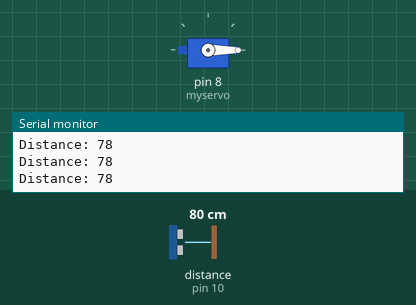
Recording of a sketch running on a simulated Arduino Uno, built with avr-gcc and run on an emulated ATmega328P. On the bench: servo, the last lines printed to the serial monitor. Wiring (inferred from the names in the program): ultrasonic range finder: trigger pin 9; echo pin 10. Inputs (shaded band) come from the test bench; at power-on: distance to the obstacle (sensor on pin 10) 80 cm. The echo pulse lasts 58.3 µs per cm.

Above: at 0.8 s.
0.9 s: distance to the obstacle (sensor on pin 10) set to 12 cm
3.9 s: distance to the obstacle (sensor on pin 10) set to 9 cm
At 4.3 s:
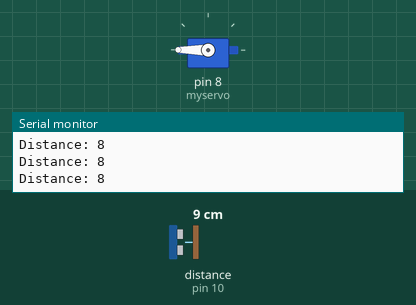
5.4 s: distance to the obstacle (sensor on pin 10) set to 120 cm
At 6.3 s:
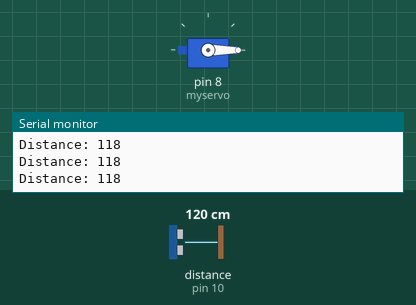
6.9 s: distance to the obstacle (sensor on pin 10) set to 2 cm
At 7.8 s:
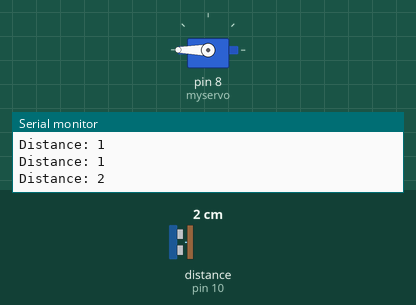
Timing chart, 0 to 9.4 s (numbered marks = the images above; inputs shaded):
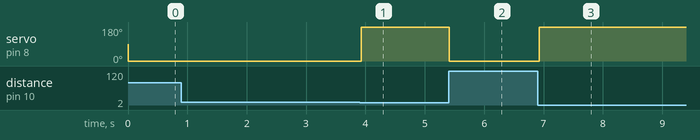

Measured:
- the behaviour switches between 11 and 10 cm on distance to the obstacle (sensor on pin 10) (found by bisection; images 0 and 1)
- after the input at 3.9 s, servo on pin 8 (myservo): 0° → 180° at once
- after the input at 5.4 s, servo on pin 8 (myservo): 180° → 0° at once
- after the input at 6.9 s, servo on pin 8 (myservo): 0° → 180° at once

The sketch:

code.ino
```cpp
#include <Arduino_FreeRTOS.h>
#include <Servo.h>

//define arduino pins numbers
const int trigPin = 9;
const int echoPin = 10;

// defines variables
Servo myservo ;
long duration;
int distance;


void setup() {
myservo.attach(8);
pinMode(trigPin, OUTPUT); // Sets the trigPin as an Output
pinMode(echoPin, INPUT); // Sets the echoPin as an Input
Serial.begin(9600); // Starts the serial communication

// Creating Task
xTaskCreate(tach_1,NULL,configMINIMAL_STACK_SIZE,NULL,1,NULL);
   vTaskStartScheduler();
}
// Empty loop
void loop()
{
  // Empty. Things are done in Tasks.
}

// task function
void tach_1(void)
{
    while(1){
            // Clears the trigPin
            digitalWrite(trigPin, LOW);
            delayMicroseconds(2);
            // Sets the trigPin on HIGH state for 10 micro seconds
            digitalWrite(trigPin, HIGH);
            delayMicroseconds(10);
            digitalWrite(trigPin, LOW);
            // Reads the echoPin, returns the sound wave travel time in microseconds
            duration = pulseIn(echoPin, HIGH);
            // Calculating the distance
            distance= duration*0.034/2;
            // Prints the distance on the Serial Monitor
            Serial.print("Distance: ");
            Serial.println(distance);
            if(distance <10){

              myservo.write(map(180,0,180,0,180));
            }else{
              myservo.write(map(0,0,180,0,180));
            }
    }
}
```
